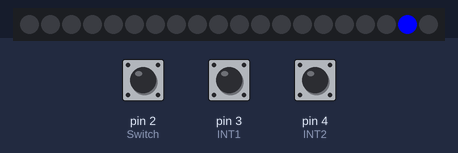
A sketch run on a simulated Arduino Uno, built with avr-gcc and run on an emulated ATmega328P. Parts: 20 RGB LEDs in strip order, left to right. The test bench sets the inputs (shaded band); at power-on: pin 2 (Switch) HIGH, pin 3 (INT1) HIGH, pin 4 (INT2) HIGH. What the sketch prints to the serial monitor is not drawn.

Above: at 0.3 s.
At 1.2 s:
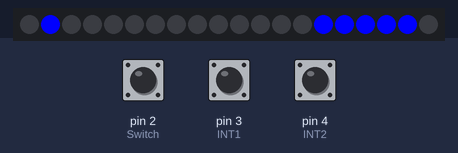
1.3 s: pin 2 (Switch) pulled LOW for 0.15 s
At 1.3 s:
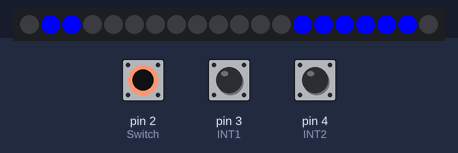
Timing chart, 0 to 4.3 s (numbered marks = the images above; inputs shaded):
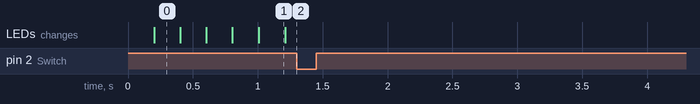

Measured:
- after the input at 1.3 s, every drawn part: stays the same

The sketch:

Code.ino
```cpp
/*             AUTHOR: Anas Ahmed
              Hackerspace Karachi
        Website:www.hackerspacekarachi.com
       Facebook: fb.com/hackerspacekarachi

*/


#include <FastLED.h>

volatile byte state = LOW;

const byte Switch = 2;      //Attach HIGH END of the switch to PIN D2
int potvalue;
int ldrvalue;

#define NUM_LEDS 20         //Define no. of LEDS
#define DATA_PIN 7          // Connect Data pin of led strip to D7
#define INT1 3              // Attach input 1 to D3
#define INT2 4              //Attach inout 2 to D4
#define potPin A1           //Potpin to A1
#define ldrPin A2           // LDR on end to A2
//#define Rand 8

CRGB leds[NUM_LEDS];
int LightIntensityValue = 50;   //Value of light intensity you want to trigger the code
int a = 0;
int b = 0;
int wait = 100;
bool check = false;       // for case 1
bool check1 = false;      // for case 2
bool checks2 = false;     // for case 3
bool checks3 = false;     // for case 4

void setup() {
  FastLED.addLeds<WS2811, DATA_PIN, GRB>(leds, NUM_LEDS);
  pinMode(INT1, INPUT_PULLUP);
  pinMode(INT2, INPUT_PULLUP);
  //pinMode(Rand, INPUT_PULLUP);
  pinMode(Switch, INPUT_PULLUP);

  attachInterrupt(digitalPinToInterrupt(Switch), switchOn, CHANGE);
  Serial.begin(9600);


}

void loop() {
  /*ldr();
    if (ldrvalue < LightIntensityValue) {
    step2();
    }
    if (state == LOW && ldrvalue >= LightIntensityValue) {
    pot();


    fzul();
    FastLED.setBrightness(potvalue);
  */
  int   IN1 = digitalRead(INT1);
  int   IN2 = digitalRead(INT2);

  if (IN1 == HIGH && checks3 == false) {
    int flag3 = 0;
    delay(200);
    for (int i = 0; i < NUM_LEDS; i++) {
      if (IN2 == HIGH) {
        case3();

        int flag3 = 1;
      delay(200);}
      if (flag3 == 0) {
        leds[i] = CRGB::Blue;
        FastLED.show();
      delay(200);}
    }
  }
}


void case1a() {
  for (int i = 1; i <= NUM_LEDS - 2 ; i++) {
    leds[i] = CRGB::Blue;
    FastLED.show();
    delay(wait);
  }
}

void case2a() {
  for (int i = NUM_LEDS - 2; i >= 1 ; i--) {
    leds[i] = CRGB::Black;
    FastLED.show();
    delay(wait);
  }
}

void case1b() {
  for (int i = 1; i <= NUM_LEDS - 2; i++) {
    leds[i] = CRGB::Black;
    FastLED.show();
    delay(wait);
  }
}

void case2b() {
  for (int i = NUM_LEDS - 2; i >= 1 ; i--) {
    leds[i] = CRGB::Blue;
    FastLED.show();
    delay(wait);
  }
}

void case3a() {
  //delay(100);
  for (int i = 0; i < NUM_LEDS / 2; i++) {
    leds[i] = CRGB::Blue;
    FastLED.show();
    delay(wait);
  }

}
void case3b() {
  //delay(100);
  for (int i = NUM_LEDS ; i >= NUM_LEDS / 2 ; i--) {
    leds[i] = CRGB::Blue;
    FastLED.show();
    delay(wait);
  }

}

void case4a() {
  delay(100);
  for (int i = 0; i < NUM_LEDS / 2; i++) {
    leds[i] = CRGB::Black;
    FastLED.show();
    delay(wait);
  }

}
void case4b() {
  delay(100);
  for (int i = NUM_LEDS ; i >= NUM_LEDS / 2; i--) {
    leds[i] = CRGB::Black;
    FastLED.show();
    delay(wait);
  }

}
void case5b() {
  delay(100);
  for (int i = 0; i < NUM_LEDS / 2; i++) {
    leds[i] = CRGB::Blue;
    FastLED.show();
    delay(wait);
  }

}
void case5a() {
  delay(100);
  for (int i = NUM_LEDS ; i >= NUM_LEDS / 2; i--) {
    leds[i] = CRGB::Blue;
    FastLED.show();
    delay(wait);
  }

}

void case6b() {
  delay(100);
  for (int i = 0; i < NUM_LEDS / 2; i++) {
    leds[i] = CRGB::Black;
    FastLED.show();
    delay(wait);
  }

}
void case6a() {
  delay(100);
  for (int i = NUM_LEDS ; i >= NUM_LEDS / 2; i--) {
    leds[i] = CRGB::Black;
    FastLED.show();
    delay(wait);
  }

}


void zero() {
  delay(100);
  for (int i = 1; i < NUM_LEDS - 1; i++) {
    leds[i] = CRGB::Black;
  } FastLED.show();
}


void switchOn() {
  FastLED.setBrightness(50);
  state = ! state;
  if (state == HIGH) {
    step1();
  }
  else if (state == LOW) {
    step2();
  }
}

void step1() {
  for (int i = NUM_LEDS; i >= 0 ; i--) {
    leds[i] = CRGB::White;
    Serial.print("Switch State = ");
    Serial.println(state);

  } FastLED.show();
}


void step2() {
  for (int i = NUM_LEDS; i >= 0 ; i--) {
    leds[i] = CRGB::Black;
    Serial.print("Switch State = ");
    Serial.println(state);

  } FastLED.show();
}


void pot() {
  potvalue = analogRead(potPin);
  potvalue = map(potvalue, 0, 1023, 150, 0);
  Serial.print("Brightness = ");
  Serial.println(potvalue);
}


void ldr() {
  ldrvalue = analogRead(ldrPin);

  ldrvalue = map(ldrvalue, 0, 1023, 255, 0);
  Serial.print("ldr Value = ");
  Serial.println(ldrvalue);
}

void case3() {

  for (int i = NUM_LEDS - 2; i >= 7; i--) {
    leds[i] = CRGB::Blue;
    FastLED.show();
    if (i <= 14) {
      leds[15 - i] = CRGB::Blue;
      FastLED.show();
    }
    delay(200);
  }
}

void case4() {

  for (int i = NUM_LEDS - 2 ; i >= 7; i--) {
    leds[i] = CRGB::Black;
    FastLED.show();
    if (i <= 14) {
      leds[15 - i] = CRGB::Black;
      FastLED.show();
    }
    delay(200);
  }
}


void fzul() {
  for (int i = 0; i < 1; i ++) {
    leds[i] = CRGB::Green;
    FastLED.show();
    leds[NUM_LEDS - 1] = CRGB::Green;
    FastLED.show();
  }
}
```
